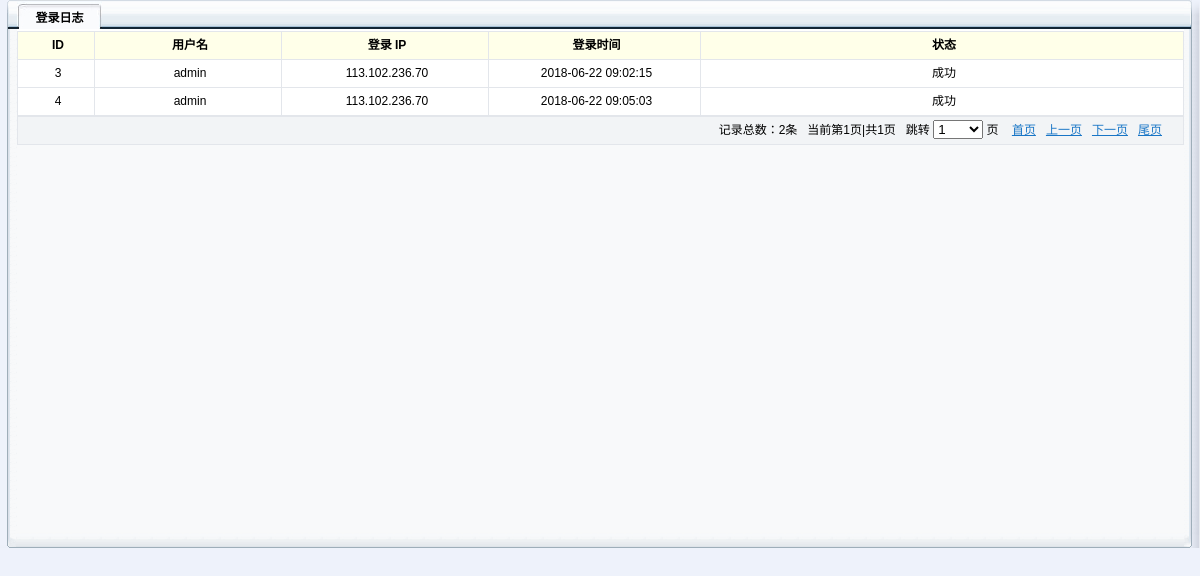
Page /fikcdn/admin/log_login.php (signed in) on the committed database.
### tables this page shows
CREATE TABLE `fikcdn_login_log` (
  `id` int(4) unsigned NOT NULL AUTO_INCREMENT,
  `username` varchar(64) NOT NULL,
  `login_ip` varchar(32) NOT NULL,
  `login_time` bigint(8) NOT NULL DEFAULT '0',
  `status` smallint(2) NOT NULL,
  `type` smallint(2) DEFAULT NULL,
  UNIQUE KEY `id` (`id`)
);

### fikcdn/function/define.php (called while the page is built, shortened)
<?php
$PubDefine_PageShowNum	= 50;
?>

### fikcdn/admin/log_login.php (the view, shortened to what this page needs)
<?php
include_once("./head.php");
?>
<div style="min-width:1060px;">
<table width="100%" border="0" cellpadding="0" cellspacing="0" bgcolor="#F8F9FA">
  <tr>
    <td width="17" valign="top" background="../images/mail_leftbg.gif"><img src="../images/left-top-right.gif" width="17" height="29" /></td>
    <td valign="top" background="../images/content-bg.gif">
	   <table width="100%" height="31" border="0" cellpadding="0" cellspacing="0" class="left_topbg" id="table2">
			<tr>
				<td height="31"><div class="title_bt">登录日志</div></td>
			</tr>
        </table>
	</td>
    <td width="16" valign="top" background="../images/mail_rightbg.gif"><img src="../images/nav-right-bg.gif" width="16" height="29" /></td>
  </tr>
  <tr height="500">
	  <td valign="middle" background="../images/mail_leftbg.gif">&nbsp;</td>
	  <td valign="top">
		  <table width="800" border="0" class="dataintable">
			<tr align="center" >
				<th align="center" width="70">ID</th>
				<th align="center" width="180">用户名</th>
				<th align="center" width="200">登录 IP</th>
				<th align="center" width="205" align="center">登录时间</th>
				<th align="center">状态</th>
			</tr>
<?php
	$nPage 		= isset($_GET['page'])?$_GET['page']:'';
	if(!is_numeric($nPage))
	{
		$nPage=1;
	}
	$db_link = FikCDNDB_Connect();
	if($db_link)
	{
		do
		{
			$total_host 	= 0;
			$sql = "SELECT count(*) FROM fikcdn_login_log;";
			$result = mysql_query($sql,$db_link);
			if($result&&mysql_num_rows($result)>0)
			{
				$total_host  = mysql_result($result,0,"count(*)");
			}
			$total_pages = floor($total_host/$PubDefine_PageShowNum);
			if(($total_host%$PubDefine_PageShowNum)>0)
			{
				$total_pages+=1;
			}
			$pagedown = $nPage+1;
			if($pagedown>$total_pages)
			{
				$pagedown = $total_pages;
			}
			$pageup = $nPage-1;
			if($pageup<=0)
			{
				$pageup = 1;
			}
			$offset = (($nPage-1)*$PubDefine_PageShowNum);
			$sql = "SELECT * FROM fikcdn_login_log Limit $offset,$PubDefine_PageShowNum;";
			$result = mysql_query($sql,$db_link);
			$row_count=mysql_num_rows($result);
			for($i=0;$i<$row_count;$i++)
			{
				$id  			= mysql_result($result,$i,"id");
				$username   	= mysql_result($result,$i,"username");
				$login_ip  		= mysql_result($result,$i,"login_ip");
				$login_time   	= mysql_result($result,$i,"login_time");
				echo '<tr bgcolor="#FFFFFF" align="center" onMouseMove="Event_trOnMouseOver(this)" onMouseOut="Event_trOnMouseOut(this)">';
				echo '<td>'.$id.'</td>';
				echo '<td>'.$username.'</td>';
				echo '<td>'.$login_ip.'</td>';
				echo '<td>'.date("Y-m-d H:i:s",$login_time).'</td>';
				echo '<td>成功 </td>';
				echo '</tr>';
			}
		}while(0);
	}
?>
		 </table>
		 <table width="800" border="0" class="disc">
			<tr>
			<td bgcolor="#FFFFE6"><div class="div_page_bar"> 记录总数：<?php echo $total_host;?>条&nbsp;&nbsp;&nbsp;当前第<?php echo $nPage; ?>页|共<?php echo $total_pages; ?>页&nbsp;&nbsp;&nbsp;跳转
				<select id="pagesSelect" name="pagesSelect" style="width:50px" onChange="selectPage(this)">
				<?php
					for($i=1;$i<=$total_pages;$i++){
						if($nPage==$i)
						{
							echo '<option value="'.$i.'" selected="selected">'.$i.'</option>';
						}
						else
						{
							echo '<option value="'.$i.'">'.$i.'</option>';
						}
					}
				?>
				</select>
				页&nbsp;&nbsp;&nbsp;&nbsp;<a href="log_login.php?page=1&action=first">首页</a>&nbsp;&nbsp;
				<a href="log_login.php?page=<?php echo $pageup; ?>&action=pageup">上一页</a>&nbsp;&nbsp;
				<a href="log_login.php?page=<?php echo $pagedown; ?>&action=pagedown">下一页</a>&nbsp;&nbsp;
				<a href="log_login.php?page=<?php echo $total_pages; ?>&action=tail">尾页 </a></div></td>
			</tr>
		</table>
	  </td>
	  <td background="../images/mail_rightbg.gif">&nbsp;</td>
  </tr>
   <tr>
    <td valign="bottom" background="../images/mail_leftbg.gif"><img src="../images/buttom_left2.gif" width="17" height="17" /></td>
    <td background="../images/buttom_bgs.gif"><img src="../images/buttom_bgs.gif" width="17" height="17"></td>
    <td valign="bottom" background="../images/mail_rightbg.gif"><img src="../images/buttom_right2.gif" width="16" height="17" /></td>
  </tr>
</table>
</div>
<?php
include_once("./tail.php");
?>

### fikcdn/css/main.css (style rules this page uses)
a:link, a:hover, a:active, a:visited { font-size:12px; color: #004499; font-family: verdana, Tahoma, Arial, "΢���ź�", "����", sans-serif; text-decoration: none; }
.left_topbg { background-image: url(../images/content-bg.gif); background-repeat: repeat-x; }
.title_bt { font-size: 12px; line-height: 26px; font-weight: bold; width:85px; color: #000000; background-image: url(../images/top_bt.jpg); background-repeat: no-repeat; display: block; padding-top: 5px; text-align:center; }
.div_page_bar { margin:0,0,0,0; float:right; padding-right:20px; }

### fikcdn/css/table.css (style rules this page uses)
table.dataintable { font-family: verdana, Tahoma, Arial, "΢���ź�", "����", sans-serif; margin-top:0px; border-collapse:collapse; border:1px solid #E3E6EB; width:100%; }
table.dataintable th { font-family: verdana, Tahoma, Arial, "΢���ź�", "����", sans-serif; font-size: 12px; line-height:25px; background-color:#FFFFE9; border:1px solid #E3E6EB; padding-left:5px; }
table.dataintable td { font-family: verdana, Tahoma, Arial, "΢���ź�", "����", sans-serif; font-size: 12px; line-height:25px; border:1px solid #E3E6EB; padding-left:5px; }
table .disc a:link, a:hover, a:active, a:visited { font-size:12px; color: #1875C6; font-family: verdana, Tahoma, Arial, "΢���ź�", "����", sans-serif; text-decoration: underline; }
table.disc { font-family: verdana, Tahoma, Arial, "΢���ź�", "����", sans-serif; margin-top:0px; border-collapse:collapse; border:1px solid #E3E6EB; width:100%; }
table.disc td { font-family: verdana, Tahoma, Arial, "΢���ź�", "����", sans-serif; font-size: 12px; line-height:25px; border:1px solid #E3E6EB; background-color:#F2F4F6; padding-left:5px; }

### rows in the picture
fikcdn_login_log: id "3", username "admin", login_ip "113.102.236.70", login_time "2018-06-22 09:02:15"
fikcdn_login_log: id "4", username "admin", login_ip "113.102.236.70", login_time "2018-06-22 09:05:03"

### other values in the picture
$total_host "2"
$nPage "1"
$total_pages "1"
form field pagesSelect "1"
